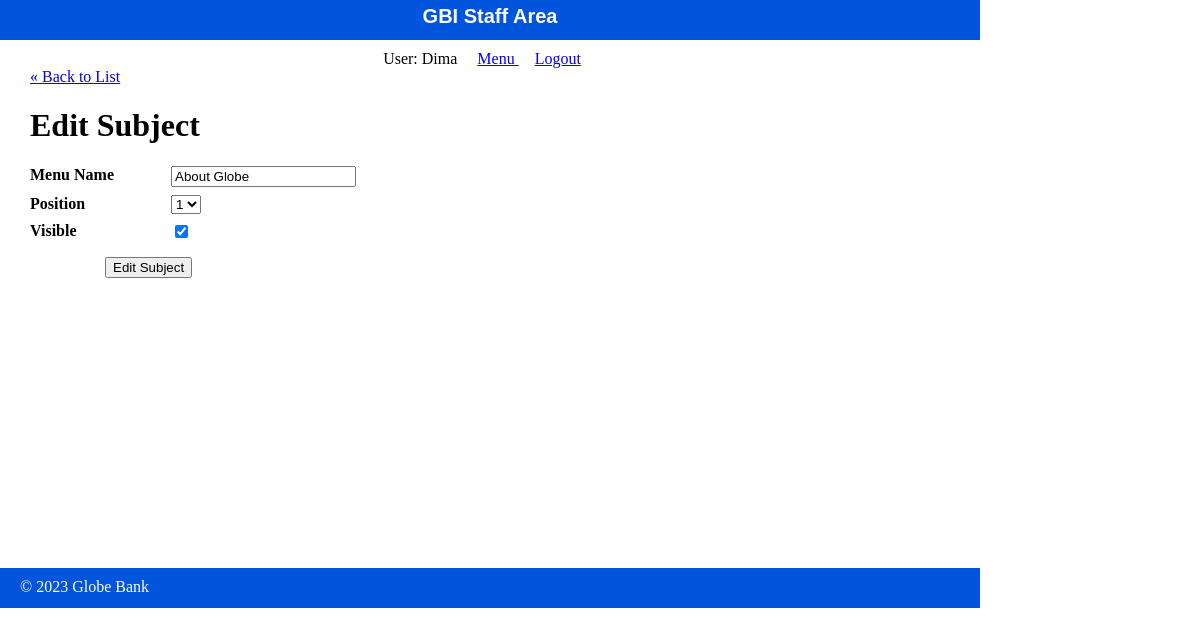
/staff/subjects/edit.php?id=1 (signed in), run on the app's committed database.
### tables this page shows
CREATE TABLE `subjects` (
  `id` int(11) NOT NULL,
  `menu_name` varchar(255) DEFAULT NULL,
  `position` int(3) DEFAULT NULL,
  `visible` tinyint(1) DEFAULT NULL
);

### private/functions.php (called while the page is built, shortened)
<?php
function url_for($script_path){
    return WWW_ROOT . $script_path;
}
function u($string){
    return urlencode($string);
}
function h($string){
    return htmlspecialchars($string);
}
?>

### private/query_functions.php (called while the page is built, shortened)
<?php
function find_all_subjects(array $options=[]){
    global $db;
    $visible = $options["visible"] ?? false;
    $sql = "SELECT * FROM subjects ";
    $sql.= "ORDER BY position ASC";
    $result = mysqli_execute_query($db, $sql);
    return $result;
}
function find_subject_by_id($id){
    global $db;
    $sql = "SELECT * FROM subjects WHERE id=?";
    $query = mysqli_execute_query($db, $sql,[$id]);
    $result = mysqli_fetch_assoc($query);
    return $result;
}
?>

### public/staff/subjects/edit.php (the view, shortened to what this page needs)
<?php
$id = $_GET['id'];
if(is_post_request()) {
  $subject = [];
  $subject['id'] = $id;
  $subject['menu_name'] = $_POST['menu_name'] ?? '';
  $subject['position'] = $_POST['position'] ?? '';
  $subject['visible'] = $_POST['visible'] ?? '';
  $result = update_subject($subject);
  if($result === true){
    $_SESSION["status_message"] = "The subject {$subject["menu_name"]} was updated successfully";
    redirect_to(url_for('/staff/subjects/show.php?id=' . $id));
  }
  else{
    $errors = $result;
  }
}
else {
  $subject = find_subject_by_id($id);
}
$subject_set = find_all_subjects();
$subject_count = mysqli_num_rows($subject_set);
?>
<?php include(SHARED_PATH . '/staff_header.php'); ?>
<div id="content">
  <a class="back-link" href="<?php echo url_for('/staff/subjects/index.php'); ?>">&laquo; Back to List</a>
  <div class="subject edit">
    <h1>Edit Subject</h1>
    <form action="<?php echo url_for('/staff/subjects/edit.php?id=' . h(u($id))); ?>" method="post">
      <dl>
        <dt>Menu Name</dt>
        <dd><input type="text" name="menu_name" value="<?php echo h($subject['menu_name']); ?>" /></dd>
      </dl>
      <dl>
        <dt>Position</dt>
        <dd>
          <select name="position">
          <?php
            for($i=1; $i <= $subject_count; $i++) {
              echo "<option value=\"". $i . "\"";
              if($subject["position"] == $i){
                echo " selected";
              }
              echo ">" . $i . "</option>";
            }
            ?>
          </select>
        </dd>
      </dl>
      <dl>
        <dt>Visible</dt>
        <dd>
          <input type="checkbox" name="visible" value="1"<?php if($subject['visible'] == "1") { echo " checked"; } ?> />
        </dd>
      </dl>
      <div id="operations">
        <input type="submit" value="Edit Subject" />
      </div>
    </form>
  </div>
</div>
<?php include(SHARED_PATH . '/staff_footer.php'); ?>

### public/stylesheets/staff.css (style rules this page uses)
html { height: 100%; width: 100%; }
body { height: 980px; width: 100%; margin: 0; padding: 0; }
#content { width: 920px; min-height: 500px; padding: 0 30px; }
dl { clear: both; overflow: hidden; margin: 0.5em 0; }
dt { float: left; font-weight: bold; width: 125px; }
dd { float: left; margin-left: 1em; }
#operations { clear: both; margin: 1em 0 1em 75px; }

### data on the page
subjects: menu_name "About Globe", position "1", visible "☑"

### other printed values
$_SESSION["username"] "Dima"
